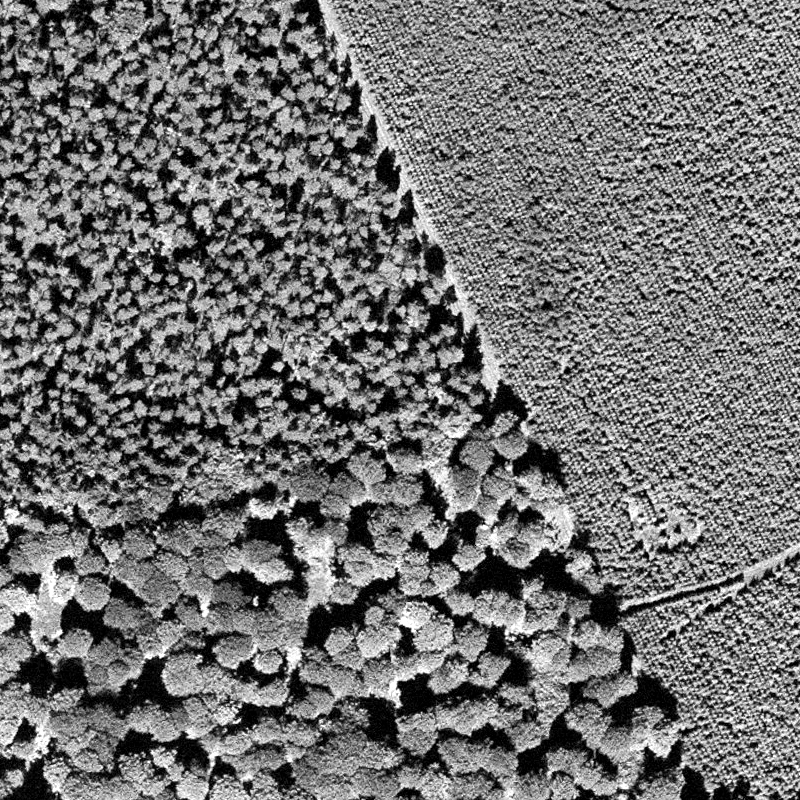
#> input picture granulo/data/b.png, 800 x 800 px; its folder holds only this picture in this run
$ jupyter execute granulometies.ipynb
#> lines starting #> are read from the running program, lines starting #| are printed output that depends on the picture
[cell 1]
import matplotlib.pyplot as plt
import numpy as np

# Load the image
img_name = "b"

# convert to grayscale using PIL
from PIL import Image
img = Image.open(f'data/{img_name}.png').convert('L')
img = np.asarray(img, dtype=np.float32)
#> img: shape (800, 800) float32

# save img as png
# plt.imsave(f'/Users/aleix11alcacer/Downloads/{img_name}.png', img, cmap='gray')

# Display the image
print(img.shape)
#| (800, 800)
plt.imshow(img, cmap='gray')
plt.show()

[cell 2]
import numpy as np

def tiled_img(img, tile_shape):
    """Return a 3D array of tiles from the input image. The last two dimensions
    of the returned array correspond to the tile shape.
    """
#> called with tile_shape = (100, 100)
    img = np.asarray(img)
    rows, cols = img.shape
#> rows = 800; cols = 800
    row_tiles, col_tiles = tile_shape
    return (img.reshape(rows // row_tiles, row_tiles, cols // col_tiles, col_tiles)
            .transpose(0, 2, 1, 3)
            .reshape(-1, row_tiles, col_tiles))


tile_shape = (100, 100)
tiles = tiled_img(img, tile_shape)

# Plot 9 random tiles

fig_shape = np.array(img.shape) / np.array(tile_shape)
#> fig_shape = [8, 8]

fig, ax = plt.subplots(*fig_shape.astype(int), figsize=(10, 10))

ind = [9, 22, 51]
c = {9: "r", 22: "g", 51: "b"}

axs = ax.flat
for i, tile in enumerate(tiles):
    axs[i].imshow(tile, cmap='gray', vmin=0, vmax=255)
    axs[i].axis('off')
    if i in ind:
        # Add a semi-transparent red rectangle
        axs[i].add_patch(plt.Rectangle((0, 0), tile_shape[1], tile_shape[0],
                                        fc=c[i], alpha=0.5))
#> this loop made 64 passes

plt.show()
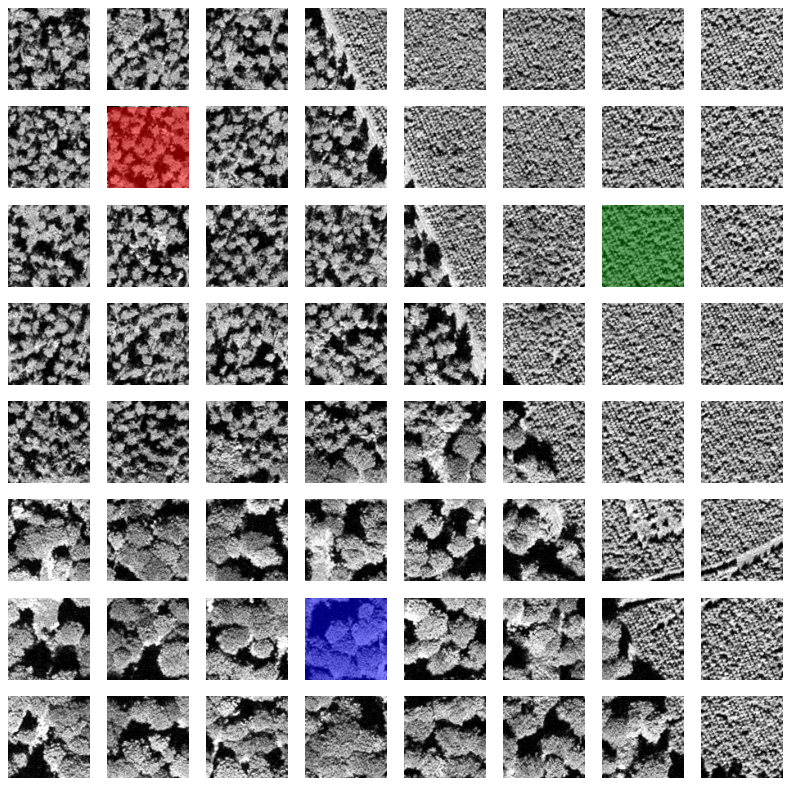
#> figure drawn by matplotlib, 64 panels

[cell 3]
# Define a granulometry function over a list of images
from skimage.morphology import disk, opening

def granulometry(img):
    """Return the granulometry of the input image.
    """
    granulo = []
    sizes = np.arange(1, 25, 2)
    for radius in sizes:
        granulo.append(1 - opening(img, disk(radius)).sum() / img.sum())
#> img: shape (100, 100) float32
#> after the loop, granulo = [0.0907, 0.308, 0.545, 0.723, 0.87, 0.942, 0.99, 1, 1, 1, 1, 1]
    return granulo

# Compute the granulometry of the tiles
granulos = [granulometry(tile) for tile in tiles]
#> in granulometry (call 34), `granulo = []`: granulo = []
#> after the loop in granulometry (call 34), `for radius in sizes:`:
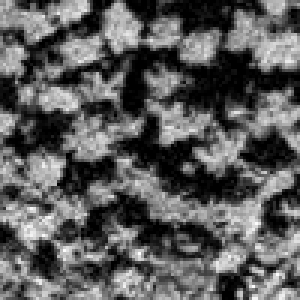
#> img: shape (100, 100) float32 (shown 3 times larger); min 0, max 255, mean 91.5
#> after the loop in granulometry (call 34), `for radius in sizes:`: granulo = [0.104, 0.337, 0.626, 0.852, 0.939, 0.969, 0.98, 0.986, 0.991, 1, 1, 1]
#> in granulometry (call 35), `granulo = []`: granulo = []
#> after the loop in granulometry (call 35), `for radius in sizes:`:
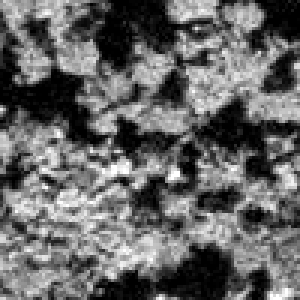
#> img: shape (100, 100) float32 (shown 3 times larger); min 0, max 255, mean 101.8
#> after the loop in granulometry (call 35), `for radius in sizes:`: granulo = [0.1, 0.329, 0.547, 0.707, 0.822, 0.889, 0.925, 0.947, 0.962, 0.97, 0.973, 0.976]
#> in granulometry (call 36), `granulo = []`: granulo = []
#> after the loop in granulometry (call 36), `for radius in sizes:`:
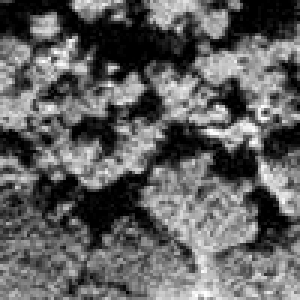
#> img: shape (100, 100) float32 (shown 3 times larger); min 0, max 255, mean 96.2
#> after the loop in granulometry (call 36), `for radius in sizes:`: granulo = [0.106, 0.342, 0.545, 0.676, 0.765, 0.845, 0.881, 0.904, 0.929, 0.943, 0.954, 0.959]
#> in granulometry (call 37), `granulo = []`: granulo = []
#> after the loop in granulometry (call 37), `for radius in sizes:`:
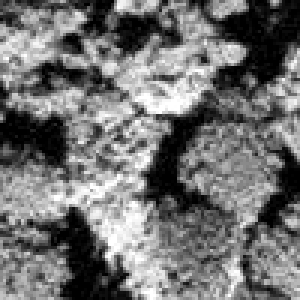
#> img: shape (100, 100) float32 (shown 3 times larger); min 0, max 255, mean 113.2
#> after the loop in granulometry (call 37), `for radius in sizes:`: granulo = [0.0879, 0.288, 0.467, 0.59, 0.671, 0.783, 0.836, 0.898, 0.943, 0.957, 0.981, 0.996]
#> in granulometry (call 38), `granulo = []`: granulo = []
#> after the loop in granulometry (call 38), `for radius in sizes:`:
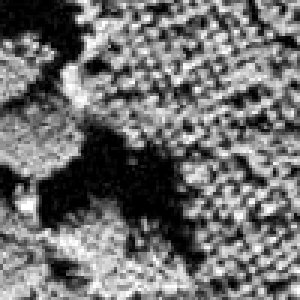
#> img: shape (100, 100) float32 (shown 3 times larger); min 0, max 255, mean 110.7
#> after the loop in granulometry (call 38), `for radius in sizes:`: granulo = [0.11, 0.426, 0.616, 0.721, 0.805, 0.875, 0.929, 0.959, 0.975, 0.985, 0.997, 1]
#> in granulometry (call 39), `granulo = []`: granulo = []
#> after the loop in granulometry (call 39), `for radius in sizes:`:
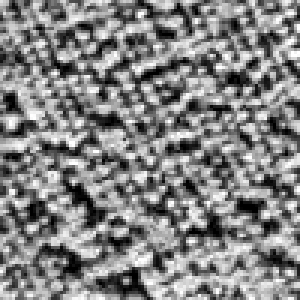
#> img: shape (100, 100) float32 (shown 3 times larger); min 0, max 255, mean 130.9
#> after the loop in granulometry (call 39), `for radius in sizes:`: granulo = [0.11, 0.484, 0.7, 0.825, 0.902, 0.938, 0.965, 0.971, 0.977, 0.978, 0.981, 0.997]
#> in granulometry (call 40), `granulo = []`: granulo = []
#> after the loop in granulometry (call 40), `for radius in sizes:`:
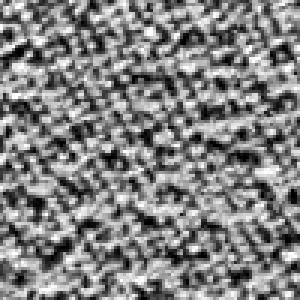
#> img: shape (100, 100) float32 (shown 3 times larger); min 0, max 255, mean 130
#> after the loop in granulometry (call 40), `for radius in sizes:`: granulo = [0.124, 0.5, 0.725, 0.816, 0.882, 0.921, 0.941, 0.964, 0.986, 0.994, 0.995, 0.995]
#> granulos = 64 items
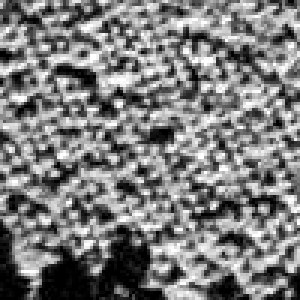
#> tile: shape (100, 100) float32 (shown 3 times larger); min 0, max 255, mean 124.1

[cell 4]
# Plot granulometry curves

fig, ax = plt.subplots(figsize=(5, 5))

cmap = plt.cm.get_cmap('viridis', len(granulos))

for i, granulo in enumerate(granulos):
    if i in ind:
        alpha = 1
        color = c[i]
    else:
        alpha = 0.3
        color = "lightgray"

    ax.plot(granulo, color=color, alpha=alpha)
#> this loop made 64 passes
#> (alpha, color) on passes 1 to 12: (0.3, 'lightgray'), (0.3, 'lightgray'), (0.3, 'lightgray'), (0.3, 'lightgray'), (0.3, 'lightgray'), (0.3, 'lightgray'), (0.3, 'lightgray'), (0.3, 'lightgray'), (0.3, 'lightgray'), (1, 'r'), (0.3, 'lightgray'), (0.3, 'lightgray')

ax.set(xlabel='Radius', ylabel='Granulometry')
plt.show()
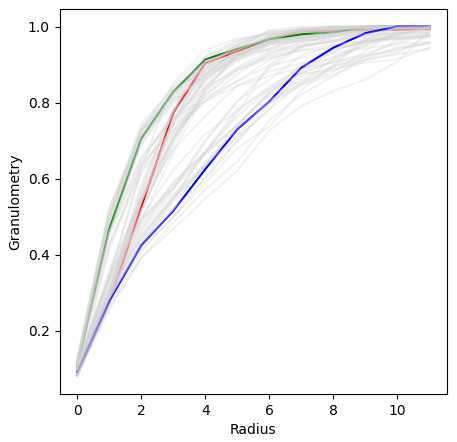
#> figure drawn by matplotlib, 1 panel; curve peaks at x = 10, y = 1; curve peaks at x = 9, y = 1; curve peaks at x = 9, y = 1

[cell 5]
# Save granulometry curves as csv

import pandas as pd

df = pd.DataFrame(granulos)
#> df = table of 64 rows and 12 columns
# df.to_csv(f'results/granulometry_{img_name}.csv', index=False)

[cell 6]
import matplotlib.pyplot as plt
import numpy as np

# Load the image
img_name = "b"
img = plt.imread(f'data/{img_name}.png')[:800, :800]
#> img: shape (800, 800, 4) float32
img = np.asarray(img, dtype=np.float32)


# Load RData file generated by granulometries.rmd

import rpy2.robjects as robjects

r = robjects.r
r.load('results/results2.Rdata')
#> (this line was passed over: rpy2 is not available in this run)
r_results = r['results']
results = {key: np.array(r_results.rx2(key), dtype=np.uint32) for key in r_results.names}

# Plot the results
fig, ax = plt.subplots(3, 5, figsize=(20, 12))
axs = ax.flat

for r_i, (k, v) in enumerate(results.items()):
    axs[r_i].imshow(img, cmap='gray')
    axs[r_i].axis('off')
    # Increase limits to show the red rectangle

    axs[r_i].set_ylim(-5, 805)
    axs[r_i].set_xlim(-5, 805)

    # Invert y axis
    axs[r_i].invert_yaxis()


    for t_i in range(len(tiles)):
        if t_i + 1 in v:
            i, j = np.unravel_index(t_i, fig_shape.astype(int))
            axs[r_i].add_patch(plt.Rectangle((j * tile_shape[1], i * tile_shape[0]),
                                                tile_shape[1], tile_shape[0],
                                                fill=False, edgecolor='red', lw=1))

    axs[r_i].set_title(f'{k}')

for ax in axs:
    ax.axis('off')
#> this loop made 15 passes

plt.show()
